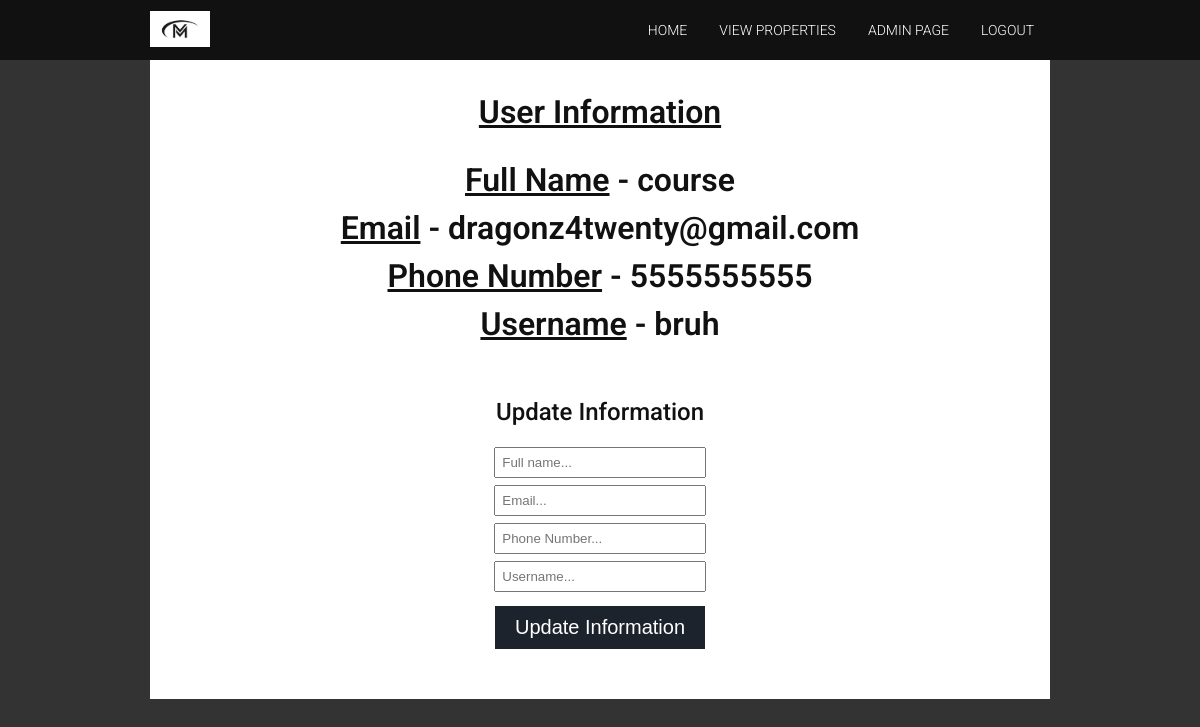
Screenshot of /profile.php (signed in) with the database file from the repository.
### tables this page shows
CREATE TABLE `users` (
  `usersId` int(11) NOT NULL,
  `usersName` varchar(128) NOT NULL,
  `usersEmail` varchar(128) NOT NULL,
  `usersPhone` varchar(10) NOT NULL,
  `usersUid` varchar(128) NOT NULL,
  `usersPwd` varchar(128) NOT NULL,
  `isAdmin` tinyint(1) DEFAULT NULL
);

### profile.php (the view, shortened to what this page needs)
<?php
include_once "header.php";
include_once "includes/dbh.inc.php";
?>
<div class="wrapper">
<section class="signup-form">
  <h1><u>User Information<h1></u>
  <br>
    <?php
    if(isset($_SESSION["userid"]))
    {
      $userID = $_SESSION["userid"];
      $sql = "SELECT * from users WHERE usersId = ? ";
      $stmt = mysqli_stmt_init($conn);
      if (!mysqli_stmt_prepare($stmt, $sql)) {
           header("location: prop.php?error=stmtfailed");
          exit();
      }
      mysqli_stmt_bind_param($stmt, "s", $userID);
      mysqli_stmt_execute($stmt);
      $result = mysqli_stmt_get_result($stmt);
      $row = mysqli_fetch_assoc($result);
      $username = $row["usersName"];
      $useremail = $row["usersEmail"];
      $usersphone = $row["usersPhone"];
      $usersuname = $row["usersUid"];
      echo "<u>Full Name</u> - $username<br>";
      echo "<br>";
      echo "<u>Email</u> - $useremail<br>";
      echo "<br>";
      echo "<u>Phone Number</u> - $usersphone<br>";
      echo "<br>";
      echo "<u>Username</u> - $usersuname<br>";
      echo "<br>";
    }
    ?>
  <h2>Update Information</h2>
  <div class="signup-form-form">
    <form action="includes/update.inc.php" method="post">
      <input type="text" name="name" placeholder="Full name...">
      <input type="text" name="email" placeholder="Email...">
      <input type="text" name="phone" placeholder="Phone Number...">
      <input type="text" name="uid" placeholder="Username...">
      <button type="submit" class="button" name="update">Update Information</button>
    </form>
  </div>
</section>
<?php
  include_once 'footer.php';
?>

### css/style.css (style rules this page uses)
body { background-color: #333333; }
.wrapper { width: 900px; margin: 0 auto; }
h1, h2, h3, h4, h5, h6, p { font-family: 'Roboto', sans-serif; color: #111; line-height: 24px; }
h1 { font-weight: 600; font-size: 32px; padding: 20px 0; text-align: center; }
h2 { font-weight: 500; font-size: 24px; padding: 20px 0; text-align: center; }
section { background-color: #fff; width: 94%; padding: 20px 3%; width: auto; height: auto; }
.signup-form-form { display: flex; justify-content: center; }
.signup-form form { width: 25%; text-align: center; }
.signup-form form input { width: calc(100% - 16px); padding: 6px; margin-bottom: 4px; }
.signup-form form button { display: block; padding: 10px 20px; margin: 10px auto; cursor: pointer; }
.button { background-color: #1c232c; border: none; margin-bottom: 10px; justify-content: normal; color: white; padding: 15px 40px; text-decoration: none; display: flex; font-size: 20px; }

### rows the page displays
users: usersName "course", usersEmail "dragonz4twenty@gmail.com", usersPhone "5555555555", usersUid "bruh"
